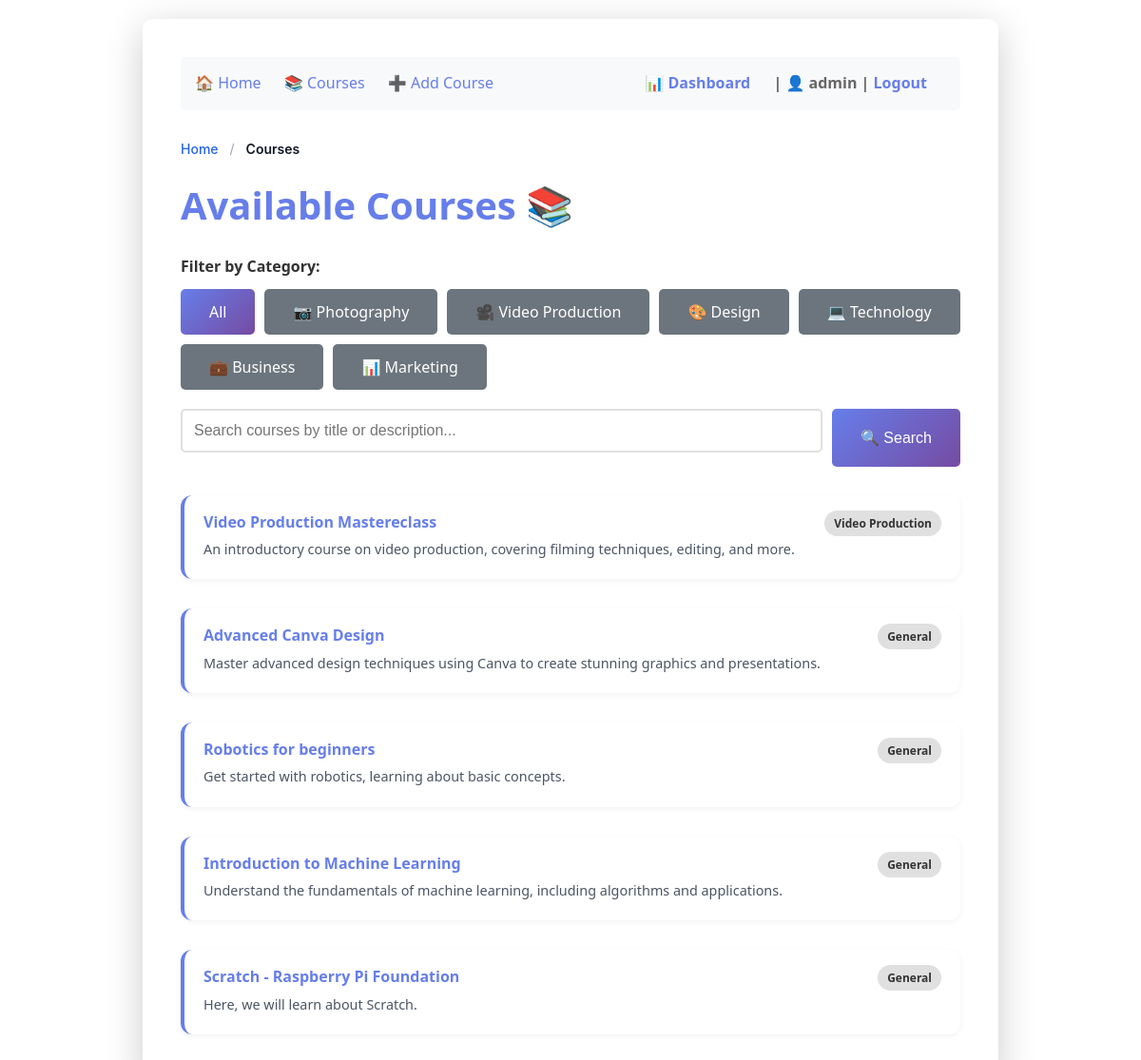
The page /courses (signed in) on the database its author committed.
### tables this page shows
CREATE TABLE users (
        id INTEGER PRIMARY KEY AUTOINCREMENT,
        username TEXT UNIQUE NOT NULL,
        password_hash TEXT NOT NULL
    , is_admin INTEGER DEFAULT 0);

CREATE TABLE courses (
                   id INTEGER PRIMARY KEY,
                   title TEXT NOT NULL,
                   description TEXT NOT NULL
               , video_url TEXT, category TEXT DEFAULT 'General');

### routes/courses.py (the view)
    @app.route('/courses')
    def courses():
        search_query = request.args.get('search', '').strip()
        category_filter = request.args.get('category', '').strip()  # NEW!
        conn = get_db_connection()
        if search_query and category_filter:
            courses_list = conn.execute(
                'SELECT * FROM courses WHERE (title LIKE ? OR description LIKE ?) AND category = ?',
                (f'%{search_query}%', f'%{search_query}%', category_filter)
            ).fetchall()
        elif search_query:
            courses_list = conn.execute(
                'SELECT * FROM courses WHERE title LIKE ? OR description LIKE ?',
                (f'%{search_query}%', f'%{search_query}%')
            ).fetchall()
        elif category_filter:
            courses_list = conn.execute(
                'SELECT * FROM courses WHERE category = ?',
                (category_filter,)
            ).fetchall()
        else:
            courses_list = conn.execute('SELECT * FROM courses').fetchall()
        conn.close()
        user = session.get('username')
        admin = is_admin()
        breadcrumbs = [
            { "name": "Home", "url": "/" },
            { "name": "Courses", "url": None } # None for the active page
        ]
        return render_template('courses.html', courses=courses_list,
                            username=user, is_admin=admin,
                            search_query=search_query,
                            category_filter=category_filter,
                            breadcrumbs=breadcrumbs)

### helpers.py (called while the page is built)
def get_db_connection():
    conn = sqlite3.connect('lms.db')
    conn.row_factory = sqlite3.Row
    return conn

def is_admin():
    if 'username' not in session:
        return False
    conn = get_db_connection()
    user = conn.execute(
        'SELECT is_admin FROM users WHERE username = ?',
        (session['username'],)
    ).fetchone()
    conn.close()
    return user and user['is_admin'] == 1

### templates/courses.html (shortened to what this page needs)
{% extends "base.html" %}
{% block content %}
    <h1>Available Courses 📚</h1>
    <div style="margin-bottom: 20px;">
        <strong>Filter by Category:</strong>
        <div class="category-filters">
            <a href="/courses" class="btn filter-btn {% if not category_filter %}active{% else %}inactive{% endif %}">
                All
            </a>
            <a href="/courses?category=Photography" class="btn filter-btn {% if category_filter == 'Photography' %}active{% else %}inactive{% endif %}">
                📷 Photography
            </a>
            <a href="/courses?category=Video Production" class="btn filter-btn {% if category_filter == 'Video Production' %}active{% else %}inactive{% endif %}">
                🎥 Video Production
            </a>
            <a href="/courses?category=Design" class="btn filter-btn {% if category_filter == 'Design' %}active{% else %}inactive{% endif %}">
                🎨 Design
            </a>
            <a href="/courses?category=Technology" class="btn filter-btn {% if category_filter == 'Technology' %}active{% else %}inactive{% endif %}">
                💻 Technology
            </a>
            <a href="/courses?category=Business" class="btn filter-btn {% if category_filter == 'Business' %}active{% else %}inactive{% endif %}">
                💼 Business
            </a>
            <a href="/courses?category=Marketing" class="btn filter-btn {% if category_filter == 'Marketing' %}active{% else %}inactive{% endif %}">
                📊 Marketing
            </a>
        </div>
    </div>
    <form method="GET" action="/courses" class="search-container">
        <input type="text"
               name="search"
               placeholder="Search courses by title or description..."
               value="{{ search_query or '' }}"
               class="search-input">
        <button type="submit" class="btn">🔍 Search</button>
    </form>
    {% if courses|length > 0 %}
        <ul class="course-list">
            {% for course in courses %}
                <li class="course-item">
                    <div class="course-item-content">
                        <div class="course-item-text">
                            <h3><a href="/course/{{ course.id }}">{{ course.title }}</a></h3>
                            <p>{{ course.description }}</p>
                        </div>
                        {% if course.category %}
                            <span class="category-badge">{{ course.category }}</span>
                        {% endif %}
                    </div>
                </li>
            {% endfor %}
        </ul>
    {% else %}
        <div class="empty-state">
            <h3>No courses found</h3>
            <p>Try a different search term or category, or <a href="/courses">view all courses</a>.</p>
        </div>
    {% endif %}
{% endblock %}

### templates/base.html (shortened to what this page needs)
<!DOCTYPE html>
<html lang="en">
<head>
    <link rel="stylesheet" href="{{ url_for('static', filename='css/style.css') }}">
</head>
<body>
    <div class="container">
        <nav class="nav">
            <div>
                <a href="/">🏠 Home</a>
                <a href="/courses">📚 Courses</a>
                {% if is_admin %}
                    <a href="/add-course">➕ Add Course</a>
                {% endif %}
            </div>
            <div class="user-info">
                {% if username %}
                    <a href="/dashboard">📊 Dashboard</a> |
                    👤 {{ username }} | <a href="/logout">Logout</a>
                {% else %}
                    <a href="/login">Login</a> | <a href="/register">Register</a>
                {% endif %}
            </div>
        </nav>
        {% if breadcrumbs %}
            <nav aria-label="breadcrumb" class="breadcrumb-nav">
                <ol>
                    {% for crumb in breadcrumbs %}
                        {% if not loop.last %}
                            <li><a href="{{ crumb.url }}">{{ crumb.name }}</a></li>
                            <span>/</span>
                        {% else %}
                            <li class="active" aria-current="page">{{ crumb.name }}</li>
                        {% endif %}
                    {% endfor %}
                </ol>
            </nav>
        {% endif %}
        {% block content %}
        {% endblock %}
    </div>
</body>
</html>

### static/css/style.css (style rules this page uses)
* { margin: 0; padding: 0; box-sizing: border-box; }
body { font-family: 'Segoe UI', Tahoma, Geneva, Verdana, sans-serif; line-height: 1.6; color: #333; background-color: linear-gradient(135deg, #667eea 0%, #764ba2 100%); padding: 20px; }
.container { max-width: 900px; margin: 0 auto; background: white; padding: 40px; border-radius: 10px; box-shadow: 0 10px 40px rgba(0, 0, 0, 0.2); }
h1 { color: #667eea; margin-bottom: 20px; font-size: 2.5rem; }
a { color: #667eea; text-decoration: none; transition: color 0.3s ease; }
.nav { background: #f8f9fa; padding: 15px; border-radius: 5px; margin-bottom: 30px; display: flex; justify-content: space-between; align-self: center; }
.nav a { margin-right: 20px; }
.nav .user-info { color: #666; font-weight: bold; }
form { margin: 20px 0; }
input[type="text"], input[type="password"], textarea { width: 100%; padding: 12px; border: 2px solid #e0e0e0; border-radius: 5px; font-size: 16px; transition: border-color 0.3s; margin-bottom: 15px; }
button[type="submit"], .btn { background: linear-gradient(135deg, #667eea 0%, #764ba2 100%); color: white; padding: 12px 30px; border: none; border-radius: 5px; font-size: 16px; cursor: pointer; transition: transform 0.2s, box-shadow 0.2s; }
.course-list { list-style: none; padding: 0; }
.course-item { background: #f8f9fa; padding: 20px; margin-bottom: 15px; border-radius: 5px; border-left: 4px solid #667eea; transition: transform 0.2s, box-shadow 0.2s; }
.course-item h3 { color: #667eea; margin-bottom: 10px; }
.course-item p { color: #666; }
.category-filters { display: flex; gap: 10px; flex-wrap: wrap; margin-top: 10px; }
.filter-btn { display: inline-block; text-decoration: none; line-height: 1.5; }
.filter-btn.active { background: linear-gradient(135deg, #667eea 0%, #764ba2 100%) !important; }
.filter-btn.inactive { background: #6c757d !important; }
.search-container { display: flex; gap: 10px; margin-bottom: 30px; }
.search-input { flex: 1; }
.course-item-content { display: flex; justify-content: space-between; align-items: start; }
.course-item-text { flex: 1; }
.category-badge { background: #667eea; color: white; padding: 5px 15px; border-radius: 20px; font-size: 14px; white-space: nowrap; margin-left: 15px; }
.breadcrumb-nav { font-family: 'Inter', sans-serif; font-size: 14px; margin: 1rem 0; }
.breadcrumb-nav ol { list-style: none; display: flex; flex-wrap: wrap; align-items: center; gap: 0.5rem; padding: 0; margin: 0; }
.breadcrumb-nav li { display: flex; align-items: center; }
.breadcrumb-nav a { text-decoration: none; color: #2563eb; font-weight: 500; transition: color 0.2s ease; }
.breadcrumb-nav span { color: #9ca3af; margin: 0 0.25rem; }
.breadcrumb-nav .active { color: #111827; font-weight: 600; }
.course-list { list-style: none; padding: 0; margin: 0; display: grid; gap: 1rem; }
.course-item { background: #fff; border-radius: 12px; padding: 1rem 1.25rem; box-shadow: 0 2px 6px rgba(0,0,0,0.05); transition: transform 0.2s ease, box-shadow 0.2s ease; }
.course-item-content { display: flex; justify-content: space-between; align-items: flex-start; flex-wrap: wrap; gap: 0.75rem; }
.course-item-text h3 { font-size: 1rem; margin: 0 0 0.25rem 0; }
.course-item-text p { font-size: 0.9rem; color: #4b5563; margin: 0.25rem 0; }
.category-badge { background-color: #eff6ff; color: #1e40af; font-size: 0.75rem; font-weight: 600; padding: 4px 10px; border-radius: 9999px; align-self: flex-start; }
.category-badge { background-color: #e0e0e0; color: #333; padding: 4px 10px; border-radius: 15px; font-weight: 600; }

### rows shown on the page
users: username "admin"
courses: title "Video Production Mastereclass", description "An introductory course on video production, covering filming techniques, editing, and more.", category "Video Production"
courses: title "Advanced Canva Design", description "Master advanced design techniques using Canva to create stunning graphics and presentations.", category "General"
courses: title "Robotics for beginners", description "Get started with robotics, learning about basic concepts.", category "General"
courses: title "Introduction to Machine Learning", description "Understand the fundamentals of machine learning, including algorithms and applications.", category "General"
courses: title "Scratch - Raspberry Pi Foundation", description "Here, we will learn about Scratch.", category "General"

### other values the page prints
{{ crumb.name }} "Home"
{{ crumb.name }} "Courses"
